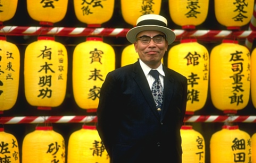
#> input picture data/kom07.png, 256 x 163 px
$ python merge_mask.py ../data/kom07.png ../data/kom07.png ../data/kom07.png
#> lines starting #> are read from the running program, lines starting #| are printed output that depends on the picture
#!/usr/bin/env python3

import os, glob, math
import numpy as np
from PIL import Image

#%Copyright (c) 2019 Lara Raad <lara.raad@upf.edu>
#
#This program is free software: you can redistribute it and/or modify
#it under the terms of the GNU Affero General Public License as
#published by the Free Software Foundation, either version 3 of the
#License, or (at your option) any later version.
#
#You should have received a copy of the GNU Affero General Public License
#along with this program. If not, see <http://www.gnu.org/licenses/>.

def merge_mask(input_2_path,mask_d_path,mask_path):
#> called with input_2_path = '../data/kom07.png', mask_d_path = '../data/kom07.png', mask_path = '../data/kom07.png'
    mask_d = Image.open(mask_d_path)
#> mask_d is the input picture: PIL image 256x163 RGB; mean R, G, B 143.4, 110, 24.7
    mask_d = np.array(mask_d)
    if (mask_d.ndim > 2):
        mask_d = np.mean(mask_d,2)
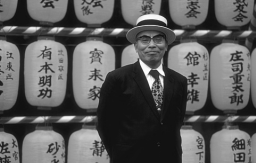
#> mask_d: shape (163, 256) float64; min 15.33, max 254.7, mean 92.7
    input_2 = Image.open(input_2_path)
    input_2 = np.array(input_2)
    input_2 = input_2/np.maximum(1,np.amax(input_2))
#> (the run stopped early here; a loop or call above may not have finished)
